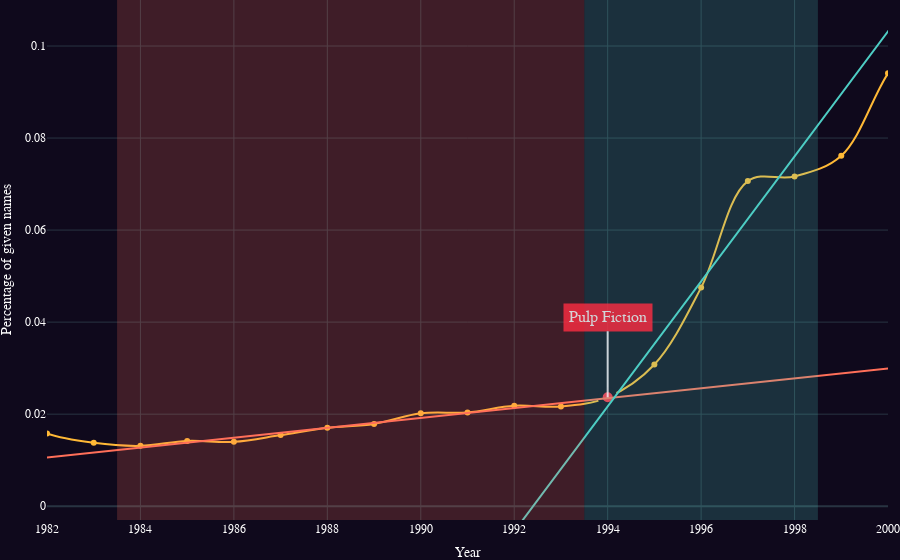

Here is the notebook cell this chart was saved with:
### Code cell
fig.update_traces(selector=0, mode='lines+markers')
fig.update_xaxes(range=[x-12, x+6])
fig.update_yaxes(range=[-0.003, 0.11])
fig.add_vrect(x0=x-10.5, x1=x-0.5, line_width=0, fillcolor=custom_colorway[1], opacity=0.2)
fig.add_vrect(x0=x-0.5, x1=x+4.5, line_width=0, fillcolor=custom_colorway[2], opacity=0.2)

fig.add_trace(go.Scatter(x=Mia_data.index, y=fit_before(Mia_data.index), mode='lines', line={'color': custom_colorway[1]}, text=f'β1 = {fit_before[1]}', name='before'))
fig.add_trace(go.Scatter(x=Mia_data.index, y=fit_after(Mia_data.index), mode='lines', line={'color': custom_colorway[2]}, text=f'β1 = {fit_after[1]}', name='after'))

fig.write_html('influence_regression.html', include_plotlyjs="../../js/plotly-2.12.1.min.js", config={'displayModeBar': False})
fig.show()

### Figure 1 — Plotly figure (JSON) as saved in the notebook; plotly's stock layout.template omitted (floating-point values rounded to 4 significant figures; data arrays with more than 128 entries replaced by an {"elided": "..."} marker saying what was removed)
{"data": [{"line": {"shape": "spline"}, "mode": "lines+markers", "name": "Mia", "type": "scatter", "x": {"elided": "143 int values"}, "y": {"elided": "143 float values"}}, {"marker": {"color": "#ff2d42", "line": {"color": "rgb(15, 9, 28)", "width": 5}, "size": 15}, "mode": "markers", "name": "", "text": ["Pulp Fiction"], "type": "scatter", "x": [1994], "y": [0.02366]}, {"line": {"color": "#FF6F59"}, "mode": "lines", "name": "before", "text": "β1 = 0.0010752840699223747", "type": "scatter", "x": {"elided": "143 int values"}, "y": {"elided": "143 float values"}}, {"line": {"color": "#4ECDC4"}, "mode": "lines", "name": "after", "text": "β1 = 0.013585993854160325", "type": "scatter", "x": {"elided": "143 int values"}, "y": {"elided": "143 float values"}}], "layout": {"annotations": [{"align": "center", "arrowwidth": 2, "ax": 0, "ay": -80, "bgcolor": "#ff2d42", "borderpad": 5, "font": {"size": 16}, "opacity": 0.8, "showarrow": true, "text": "Pulp Fiction", "x": 1994, "xref": "x", "y": 0.02366, "yref": "y"}], "shapes": [{"fillcolor": "#FF6F59", "line": {"width": 0}, "opacity": 0.2, "type": "rect", "x0": 1984.0, "x1": 1994.0, "xref": "x", "y0": 0, "y1": 1, "yref": "y domain"}, {"fillcolor": "#4ECDC4", "line": {"width": 0}, "opacity": 0.2, "type": "rect", "x0": 1994.0, "x1": 1998.0, "xref": "x", "y0": 0, "y1": 1, "yref": "y domain"}], "showlegend": false, "xaxis": {"range": [1982, 2000], "title": {"text": "Year"}}, "yaxis": {"range": [-0.003, 0.11], "title": {"text": "Percentage of given names"}}}}
